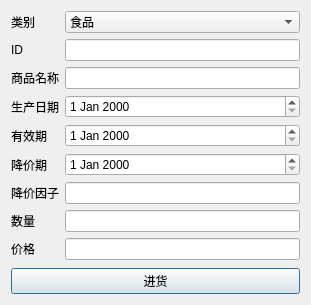
<?xml version="1.0" encoding="UTF-8"?>
<ui version="4.0">
 <class>AddItemDialog</class>
 <widget class="QDialog" name="AddItemDialog">
  <property name="geometry">
   <rect>
    <x>0</x>
    <y>0</y>
    <width>311</width>
    <height>305</height>
   </rect>
  </property>
  <property name="sizePolicy">
   <sizepolicy hsizetype="Fixed" vsizetype="Fixed">
    <horstretch>0</horstretch>
    <verstretch>0</verstretch>
   </sizepolicy>
  </property>
  <property name="windowTitle">
   <string>进货</string>
  </property>
  <layout class="QGridLayout" name="gridLayout">
   <item row="0" column="0">
    <layout class="QVBoxLayout" name="verticalLayout">
     <item>
      <layout class="QFormLayout" name="formLayout">
       <property name="fieldGrowthPolicy">
        <enum>QFormLayout::AllNonFixedFieldsGrow</enum>
       </property>
       <item row="0" column="0">
        <widget class="QLabel" name="typeLabel">
         <property name="text">
          <string>类别</string>
         </property>
        </widget>
       </item>
       <item row="0" column="1">
        <widget class="QComboBox" name="typeBox">
         <item>
          <property name="text">
           <string>食品</string>
          </property>
         </item>
         <item>
          <property name="text">
           <string>电子</string>
          </property>
         </item>
         <item>
          <property name="text">
           <string>生活</string>
          </property>
         </item>
        </widget>
       </item>
       <item row="1" column="0">
        <widget class="QLabel" name="iDLabel">
         <property name="text">
          <string>ID</string>
         </property>
        </widget>
       </item>
       <item row="1" column="1">
        <widget class="QLineEdit" name="iDLineEdit"/>
       </item>
       <item row="2" column="0">
        <widget class="QLabel" name="nameLabel">
         <property name="text">
          <string>商品名称</string>
         </property>
        </widget>
       </item>
       <item row="2" column="1">
        <widget class="QLineEdit" name="nameLineEdit"/>
       </item>
       <item row="3" column="0">
        <widget class="QLabel" name="produceLabel">
         <property name="text">
          <string>生产日期</string>
         </property>
        </widget>
       </item>
       <item row="3" column="1">
        <widget class="QDateEdit" name="produceDateEdit"/>
       </item>
       <item row="4" column="0">
        <widget class="QLabel" name="validLabel">
         <property name="text">
          <string>有效期</string>
         </property>
        </widget>
       </item>
       <item row="4" column="1">
        <widget class="QDateEdit" name="validDateEdit"/>
       </item>
       <item row="7" column="0">
        <widget class="QLabel" name="numLabel">
         <property name="text">
          <string>数量</string>
         </property>
        </widget>
       </item>
       <item row="7" column="1">
        <widget class="QLineEdit" name="numLineEdit"/>
       </item>
       <item row="8" column="0">
        <widget class="QLabel" name="priceLabel">
         <property name="text">
          <string>价格</string>
         </property>
        </widget>
       </item>
       <item row="8" column="1">
        <widget class="QLineEdit" name="priceLineEdit"/>
       </item>
       <item row="5" column="0">
        <widget class="QLabel" name="saleLabel">
         <property name="text">
          <string>降价期</string>
         </property>
        </widget>
       </item>
       <item row="5" column="1">
        <widget class="QDateEdit" name="saleDateEdit"/>
       </item>
       <item row="6" column="0">
        <widget class="QLabel" name="factorLabel">
         <property name="text">
          <string>降价因子</string>
         </property>
        </widget>
       </item>
       <item row="6" column="1">
        <widget class="QLineEdit" name="factorLineEdit"/>
       </item>
      </layout>
     </item>
     <item>
      <widget class="QPushButton" name="addButton">
       <property name="text">
        <string>进货</string>
       </property>
      </widget>
     </item>
    </layout>
   </item>
  </layout>
 </widget>
 <layoutdefault spacing="6" margin="11"/>
 <resources/>
 <connections/>
</ui>
